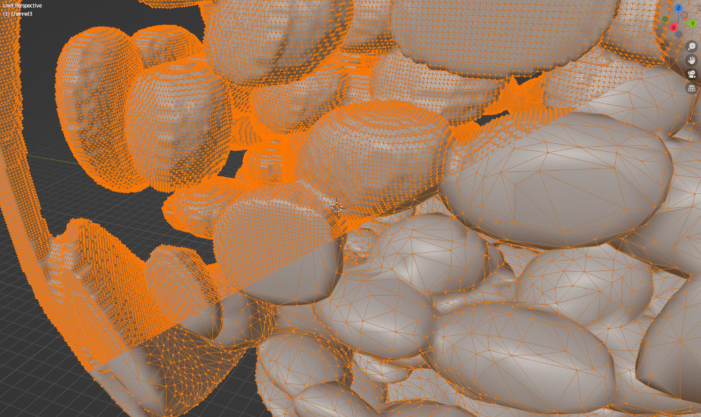
#> input picture img/reducing-mesh-complexity.jpg, 1401 x 834 px, found by its file name (shown at 1/2 size)
$ jupyter execute interpolation.ipynb
#> lines starting #> are read from the running program, lines starting #| are printed output that depends on the picture
Understanding interpolation methods in image registration.
1. Shows the weights on the surrounding pixels in each common interpolation type.
2. Show an example of the difference on a toy image.

[cell 1]
import cv2
import numpy as np
import matplotlib.pyplot as plt
from skimage.transform import AffineTransform, warp
from skimage import io, transform
from skimage.transform import resize

# Interpolation Types Surrounding Pixel Weights

[cell 2]
# Bilinear kernel function (for nearest neighbors)
def linear_kernel(t):
    return 1 - np.abs(t)

# Cubic kernel function
def cubic_kernel(t):
    t = np.abs(t)
    if t <= 1:
        return 1.5 * t**3 - 2.5 * t**2 + 1
    elif t <= 2:
        return -0.5 * t**3 + 2.5 * t**2 - 4 * t + 2
    else:
        return 0

# Nearest neighbor weight calculation
def nearest_neighbor_weights(point_x, point_y, grid_x, grid_y):
    weights = np.zeros((4, 4))
    nearest_x = int(round(point_x))
    nearest_y = int(round(point_y))
    weights[nearest_x, nearest_y] = 1
    return weights

[cell 3]
# Bilinear weight calculation (only 4 nearest neighbors)
def bilinear_weights(point_x, point_y, grid_x, grid_y):
#> called with point_x = 1.55, point_y = 1.72, grid_x = array of shape (4, 4), grid_y = array of shape (4, 4)
    weights = np.zeros((4, 4))

    # Find the closest 4 grid points surrounding the random point
    x0, x1 = int(np.floor(point_x)), int(np.ceil(point_x))
    y0, y1 = int(np.floor(point_y)), int(np.ceil(point_y))

    # Calculate the weights for the 4 surrounding pixels
    for i in [x0, x1]:
        for j in [y0, y1]:
            weight_x = linear_kernel(point_x - i)
            weight_y = linear_kernel(point_y - j)
            weights[i, j] = weight_x * weight_y

    # Normalize the weights so they sum to 1
    total_weight = np.sum(weights)
    if total_weight > 0:
        weights /= total_weight

    return weights

# Bicubic weight calculation
def bicubic_weights(point_x, point_y, grid_x, grid_y):
#> called with point_x = 1.55, point_y = 1.72, grid_x = array of shape (4, 4), grid_y = array of shape (4, 4)
    weights = np.zeros((4, 4))
    total_weight = 0
    for i in range(4):
        for j in range(4):
            weight_x = cubic_kernel(point_x - grid_x[i, j])
            weight_y = cubic_kernel(point_y - grid_y[i, j])
            weights[i, j] = weight_x * weight_y
            total_weight += weights[i, j]

    if total_weight > 0:
        weights /= total_weight  # Normalize to sum to 1
    return weights

[cell 4]
# Function to plot a 4x4 grid with weights
def plot_interpolation(ax, method_name, weights, point_x, point_y):
#> called with method_name = 'Nearest Neighbor', weights = array of shape (4, 4), point_x = 1.55, point_y = 1.72
    cmap = plt.get_cmap('viridis')

    # Plot the weights
    for i in range(4):
        for j in range(4):
            ax.add_patch(plt.Rectangle((i - 0.5, j - 0.5), 1, 1, color=cmap(weights[i, j])))
            ax.text(i, j, f'{weights[i, j]:.2f}', ha='center', va='center', color='white')

    # Highlight the interpolated point
    ax.scatter(point_x, point_y, color='red', label='Interpolated Point', s=100, edgecolor='black')

    # Customize plot
    ax.set_xticks(np.arange(0, 4))
    ax.set_yticks(np.arange(0, 4))
    ax.set_xlim(-0.5, 3.5)
    ax.set_ylim(-0.5, 3.5)
    ax.set_title(f'{method_name} Interpolation', size=18)
    ax.legend()

[cell 5]
# Main function to perform nearest neighbor, bilinear, and bicubic interpolation
def interpolate_and_plot():
    # Generate a random point within the central area
    point_x, point_y = np.random.uniform(1, 2), np.random.uniform(1, 2)

    # Generate a 4x4 grid of points
    grid_x, grid_y = np.mgrid[0:4, 0:4]

    # Compute the weights for each interpolation method
    nearest_weights = nearest_neighbor_weights(point_x, point_y, grid_x, grid_y)
    bilinear_weights_ = bilinear_weights(point_x, point_y, grid_x, grid_y)
    bicubic_weights_ = bicubic_weights(point_x, point_y, grid_x, grid_y)

    # Create subplots for the different interpolation methods
    fig, axes = plt.subplots(1, 3, figsize=(15, 5))
    fig.suptitle('Weights of Surrounding Pixels in Interpolation', fontsize=22)

    # Plot Nearest Neighbor interpolation weights
    plot_interpolation(axes[0], 'Nearest Neighbor', nearest_weights, point_x, point_y)

    # Plot Bilinear interpolation weights
    plot_interpolation(axes[1], 'Bilinear', bilinear_weights_, point_x, point_y)

    # Plot Bicubic interpolation weights
    plot_interpolation(axes[2], 'Bicubic', bicubic_weights_, point_x, point_y)

    plt.tight_layout(rect=[0, 0, 1, 0.97])  # Adjust layout to fit title
    #plt.savefig('../static/img/interpolation_weights.png', bbox_inches='tight')
    plt.show()
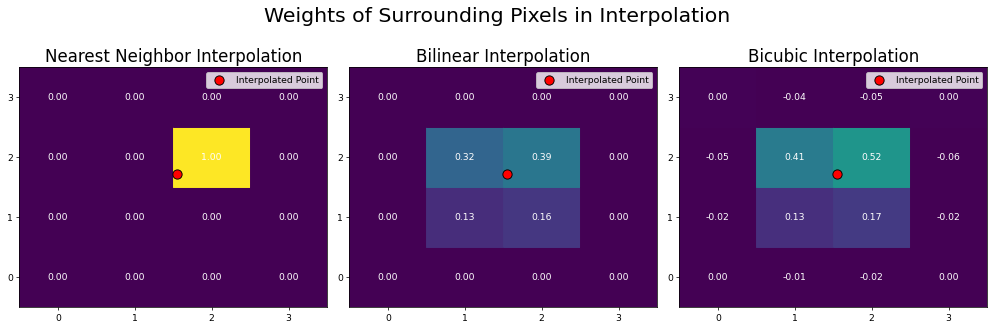
#> figure drawn by matplotlib, 3 panels

[cell 6]
interpolate_and_plot()

# Show Example:

## Create Source Image:

[cell 7]
def create_alternating_color_grid(size=50, pixel_interval_x=1, pixel_interval_y=1, color1=(255, 0, 0), color2=(0, 0, 255), color3=None):
    """
    Create an image where pixels alternate colors every `pixel_interval_x` and `pixel_interval_y` pixels.
    If `color3` is provided, the grid will alternate between three colors. Otherwise, it alternates between two colors.
    """
#> called with size = 50, pixel_interval_x = 3, pixel_interval_y = 1, color1 = (255, 0, 0), color2 = (0, 0, 255)
    img = np.zeros((size, size, 3), dtype=np.uint8)

    # Set alternating colors based on x and y pixel intervals
    for i in range(size):
        for j in range(size):
            if color3 is None:
                # Alternate between two colors
                if ((i // pixel_interval_y) + (j // pixel_interval_x)) % 2 == 0:
                    img[i, j] = color1  # First color
                else:
                    img[i, j] = color2  # Second color
            else:
                # Alternate between three colors
                color_choice = ((i // pixel_interval_y) + (j // pixel_interval_x)) % 3
                if color_choice == 0:
                    img[i, j] = color1  # First color
                elif color_choice == 1:
                    img[i, j] = color2  # Second color
                else:
                    img[i, j] = color3  # Third color

    return img

## Transform image:

[cell 8]
def shear_image(image, shear_factor, interpolation):
    """Apply shear to the image using the specified interpolation with black margins."""
    tform = AffineTransform(shear=np.deg2rad(shear_factor))
    # Set mode to 'constant' and cval=0 to see black margins
    return warp(image, tform, mode='constant', cval=0, order=interpolation)


def rotate_image(image, angle, interpolation):
    """Apply rotation to the image using the specified interpolation."""
    size = image.shape[0]
    center = (size // 2, size // 2)
    matrix = cv2.getRotationMatrix2D(center, angle, 1.0)
    return cv2.warpAffine(image, matrix, (size, size), flags=interpolation)

## Run Transformations and Plot

[cell 9]
def plot_source_and_transformed(original, transformed_images, interpolation_labels, title, filename=None):

#> called with title = 'Shearing with Different Interpolations', filename = '../static/img/interpolation_shearing.png'
    fig, axs = plt.subplots(1, len(transformed_images) + 1, figsize=(16, 4))

    # Plot source image
    axs[0].imshow(original)
    axs[0].set_title("Source Image")
    axs[0].axis('off')

    # Plot transformed images
    for i, (transformed, label) in enumerate(zip(transformed_images, interpolation_labels)):
        axs[i + 1].imshow(transformed)
        axs[i + 1].set_title(f'{label} Interpolation')
        axs[i + 1].axis('off')

    fig.suptitle(title, fontsize=22)

    plt.savefig(filename, bbox_inches='tight')
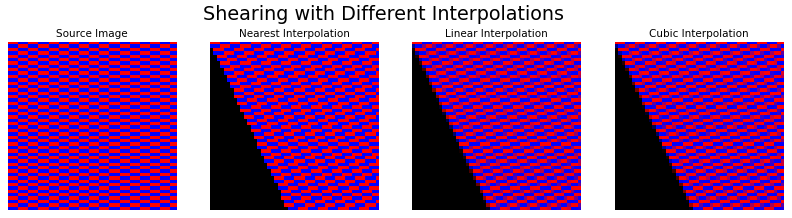
#> figure drawn by matplotlib, 4 panels

    plt.show()


def run_transformations(image, shear_factor, rotation_angle, interpolation_labels):

    # Apply shearing with different interpolations
    nearest_shear = shear_image(image, shear_factor, interpolation=0)  # Nearest neighbor
    linear_shear = shear_image(image, shear_factor, interpolation=1)  # Bilinear
    cubic_shear = shear_image(image, shear_factor, interpolation=3)  # Bicubic

    # Apply rotation with different interpolations
    nearest_rotate = rotate_image(image, rotation_angle, interpolation=cv2.INTER_NEAREST)
    linear_rotate = rotate_image(image, rotation_angle, interpolation=cv2.INTER_LINEAR)
    cubic_rotate = rotate_image(image, rotation_angle, interpolation=cv2.INTER_CUBIC)

    # Combine the transformed images and labels for shearing and rotation
    shear_transformed_images = [nearest_shear, linear_shear, cubic_shear]
    rotate_transformed_images = [nearest_rotate, linear_rotate, cubic_rotate]

    # Plot and save the source and sheared images
    plot_source_and_transformed(
        image, shear_transformed_images, interpolation_labels,
        title='Shearing with Different Interpolations',
        filename=f'../static/img/interpolation_shearing.png'
    )

    # Plot and save the source and rotated images
    plot_source_and_transformed(
        image, rotate_transformed_images, interpolation_labels,
        title='Rotation with Different Interpolations',
        filename=f'../static/img/interpolation_rotation.png'
    )
#> call 2 of plot_source_and_transformed, with title = 'Rotation with Different Interpolations', filename = '../static/img/interpolation_rotation.png'
#> in plot_source_and_transformed (call 2), `plt.savefig(filename, bbox_inches='tight')`:
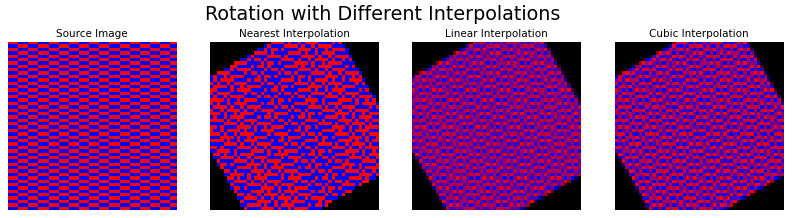
#> figure drawn by matplotlib, 4 panels

### Set parameters:

[cell 10]
# Customize your parameters here
pixel_interval_x = 3  # Change colors every `x` pixels along the x-axis
pixel_interval_y = 1  # Change colors every `y` pixels along the y-axis
color1 = (255, 0, 0)  # Red
color2 = (0, 0, 255)  # Blue
color3 = (0, 255, 0) # Green - optional
shear_factor = 25  # Shear angle in degrees
rotation_angle = 30  # Rotation angle in degrees
interpolation_labels = ['Nearest', 'Linear', 'Cubic']

### Run:

[cell 11]
# Create an image with alternating colors and pixel intervals
image = create_alternating_color_grid(size=50, pixel_interval_x=pixel_interval_x, pixel_interval_y=pixel_interval_y, color1=color1, color2=color2)

# Run the transformations and save plots
run_transformations(image, shear_factor, rotation_angle, interpolation_labels)

[cell 12]
# Create an image with alternating colors and pixel intervals
image = create_alternating_color_grid(size=50, pixel_interval_x=pixel_interval_x, pixel_interval_y=pixel_interval_y, color1=color1, color2=color2, color3=color3)

# Run the transformations and save plots
run_transformations(image, shear_factor, rotation_angle, interpolation_labels)
#> call 3 of plot_source_and_transformed, with title = 'Shearing with Different Interpolations', filename = '../static/img/interpolation_shearing.png'
#> in plot_source_and_transformed (call 3), `plt.savefig(filename, bbox_inches='tight')`:
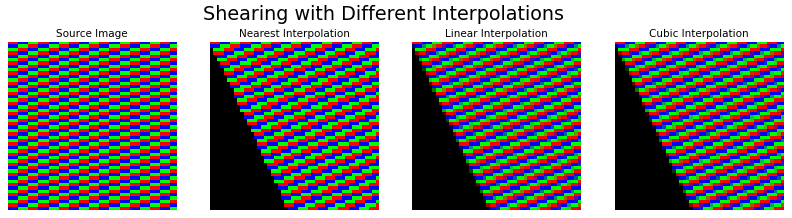
#> figure drawn by matplotlib, 4 panels
#> call 4 of plot_source_and_transformed, with title = 'Rotation with Different Interpolations', filename = '../static/img/interpolation_rotation.png'
#> in plot_source_and_transformed (call 4), `plt.savefig(filename, bbox_inches='tight')`:
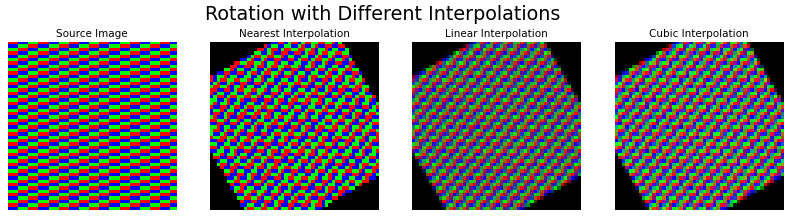
#> figure drawn by matplotlib, 4 panels

# Anti-Aliasing when Downsampling
Is a common practice to avoid pixelation.
It's practically applying a gaussian filter on the image to smoothen it before downsampling the image.

[cell 13]
def load_image(file_path):
    return io.imread(file_path)
#> returned value is the input picture: shape (834, 1401, 3); mean R, G, B 158.5, 121.8, 92.8

[cell 14]
def downsample_image(image, scale_factor, anti_aliasing=True):
#> called with scale_factor = 0.2, anti_aliasing = True
    new_shape = tuple(int(s * scale_factor) for s in image.shape[:2]) + image.shape[2:]
#> new_shape = (166, 280, 3)
    return resize(image, new_shape, anti_aliasing=anti_aliasing)
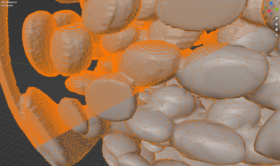
#> returned value: shape (166, 280, 3) float64; mean of channels 0, 1, 2 0.622, 0.478, 0.364; drawn as R, G, B
#> call 2 of downsample_image, with scale_factor = 0.2, anti_aliasing = False
#> in downsample_image (call 2), `return resize(image, new_shape, anti_aliasing=anti_aliasing)`:
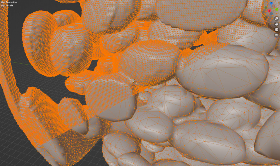
#> returned value: shape (166, 280, 3) float64; mean of channels 0, 1, 2 0.622, 0.478, 0.364; drawn as R, G, B

[cell 15]
def plot_comparison(original, downsampled_aa, downsampled_no_aa, scale_factor):
#> called with scale_factor = 0.2
    fig, axs = plt.subplots(1, 3, figsize=(20, 10))

    title_size = 15

    axs[0].imshow(original)
    axs[0].set_title('Original Image', size=title_size)
    axs[0].axis('off')

    axs[1].imshow(downsampled_aa)
    axs[1].set_title(f'Downsampled (1/{int(1/scale_factor)}) with Anti-Aliasing', size=title_size)
    axs[1].axis('off')

    axs[2].imshow(downsampled_no_aa)
    axs[2].set_title(f'Downsampled (1/{int(1/scale_factor)}) without Anti-Aliasing', size=title_size)
    axs[2].axis('off')

    plt.savefig('../static/img/antialias.png', bbox_inches='tight')
    plt.tight_layout()
    plt.show()

[cell 16]
image_path = '../static/img/reducing-mesh-complexity.jpg'  # Replace with your image path

# Set the scale factor for downsampling
scale_factor = 0.2

original_image = load_image(image_path)

# Downsample with anti-aliasing
downsampled_aa = downsample_image(original_image, scale_factor, anti_aliasing=True)

# Downsample without anti-aliasing
downsampled_no_aa = downsample_image(original_image, scale_factor, anti_aliasing=False)

# Plot the results
plot_comparison(original_image, downsampled_aa, downsampled_no_aa, scale_factor)

## Interpolation grid:
Just show example of a 2x2 and a 3x3 pixel grid

[cell 17]
import matplotlib.pyplot as plt
import numpy as np
from matplotlib.gridspec import GridSpec

# Define the size of each cell (e.g., 1 inch per cell)
cell_size = 1  # Adjust as needed

# Define grid sizes
grid_2x2 = np.zeros((2, 2))
grid_3x3 = np.zeros((3, 3))

# Create figure with enough width to accommodate both grids while maintaining cell size
fig = plt.figure(figsize=(cell_size * 5, cell_size * 3))

# Set up GridSpec with correct width_ratios to keep cells the same size
gs = GridSpec(1, 2, width_ratios=[2, 3], height_ratios=[1])

# Plot the 2x2 grid
ax1 = fig.add_subplot(gs[0, 0])
ax1.imshow(grid_2x2, cmap='gray', interpolation='none')
ax1.set_title('Original Image')
ax1.set_xticks(np.arange(-0.5, 2, 1))
ax1.set_yticks(np.arange(-0.5, 2, 1))
ax1.grid(True)
ax1.set_xticklabels([])
ax1.set_yticklabels([])
ax1.set_aspect('equal')  # Ensure square cells

# Plot the 3x3 grid
ax2 = fig.add_subplot(gs[0, 1])
ax2.imshow(grid_3x3, cmap='gray', interpolation='none')
ax2.set_title('Transformed Image')
ax2.set_xticks(np.arange(-0.5, 3, 1))
ax2.set_yticks(np.arange(-0.5, 3, 1))
ax2.grid(True)
ax2.set_xticklabels([])
ax2.set_yticklabels([])
ax2.set_aspect('equal')  # Ensure square cells

# Adjust layout
plt.tight_layout()
plt.savefig('../static/img/grids.png')
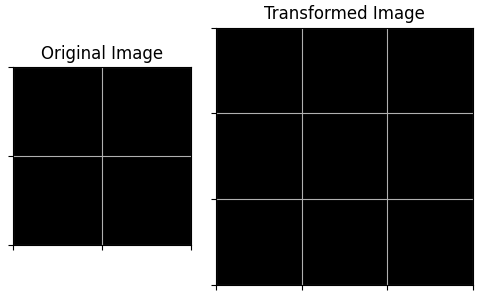
#> figure drawn by matplotlib, 2 panels
plt.show()

$ run again, with img/antialias.png saved as img/reducing-mesh-complexity.jpg
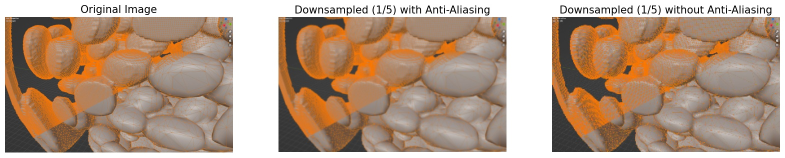
#> input picture img/antialias.png, 1570 x 315 px, found by its file name (shown at 1/2 size)
#> in load_image, returned value is the input picture: shape (315, 1570, 3); mean R, G, B 180.2, 152.8, 131
#> in downsample_image, `return resize(image, new_shape, anti_aliasing=anti_aliasing)`:
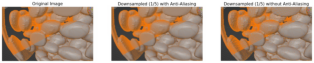
#> returned value: shape (63, 314, 3) float64; mean of channels 0, 1, 2 0.707, 0.599, 0.514; drawn as R, G, B
#> in downsample_image (call 2), `return resize(image, new_shape, anti_aliasing=anti_aliasing)`:
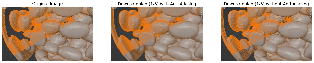
#> returned value: shape (63, 314, 3) float64; mean of channels 0, 1, 2 0.708, 0.601, 0.515; drawn as R, G, B
